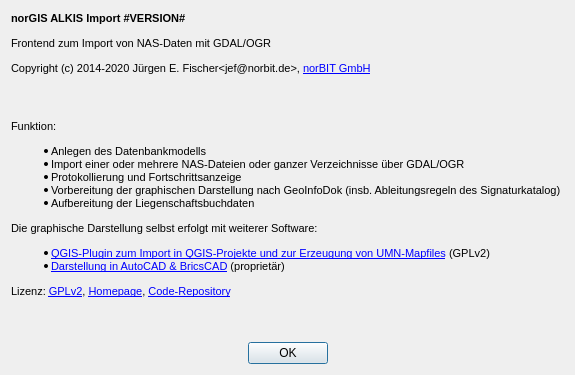
<?xml version="1.0" encoding="UTF-8"?>
<ui version="4.0">
 <class>Dialog</class>
 <widget class="QDialog" name="Dialog">
  <property name="geometry">
   <rect>
    <x>0</x>
    <y>0</y>
    <width>560</width>
    <height>375</height>
   </rect>
  </property>
  <property name="windowTitle">
   <string>norGIS ALKIS Import #VERSION#</string>
  </property>
  <layout class="QGridLayout" name="gridLayout">
   <item row="2" column="0" colspan="2">
    <widget class="QDialogButtonBox" name="buttonBox">
     <property name="orientation">
      <enum>Qt::Horizontal</enum>
     </property>
     <property name="standardButtons">
      <set>QDialogButtonBox::Ok</set>
     </property>
     <property name="centerButtons">
      <bool>true</bool>
     </property>
    </widget>
   </item>
   <item row="1" column="0" colspan="2">
    <widget class="QLabel" name="label_3">
     <property name="text">
      <string>&lt;!DOCTYPE HTML PUBLIC &quot;-//W3C//DTD HTML 4.0//EN&quot; &quot;http://www.w3.org/TR/REC-html40/strict.dtd&quot;&gt;
&lt;html&gt;&lt;head&gt;&lt;meta name=&quot;qrichtext&quot; content=&quot;1&quot; /&gt;&lt;style type=&quot;text/css&quot;&gt;
&lt;/style&gt;&lt;/head&gt;&lt;body style=&quot; font-family:'MS Shell Dlg 2'; font-size:8pt; font-weight:400; font-style:normal;&quot;&gt;
&lt;br&gt;
&lt;p&gt;Funktion:&lt;/p&gt;
&lt;ul &gt;
&lt;li &gt;Anlegen des Datenbankmodells &lt;/li&gt;
&lt;li&gt;Import einer oder mehrere NAS-Dateien oder ganzer Verzeichnisse über GDAL/OGR &lt;/li&gt;
&lt;li&gt;Protokollierung und Fortschrittsanzeige &lt;/li&gt;
&lt;li&gt;Vorbereitung der graphischen Darstellung nach GeoInfoDok (insb. Ableitungsregeln des Signaturkatalog) &lt;/li&gt;
&lt;li&gt;Aufbereitung der Liegenschaftsbuchdaten &lt;/li&gt;
&lt;/ul&gt;
&lt;p&gt;Die graphische Darstellung selbst erfolgt mit weiterer Software: &lt;/p&gt;
&lt;ul&gt;
&lt;li&gt;&lt;a href=&quot;http://www.norbit.de/75/&quot;&gt;QGIS-Plugin zum Import in QGIS-Projekte und zur Erzeugung von UMN-Mapfiles&lt;/span&gt;&lt;/a&gt; (GPLv2) &lt;/li&gt;
&lt;li&gt;&lt;a href=&quot;http://www.norbit.de/76/&quot;&gt;Darstellung in AutoCAD &amp;amp; BricsCAD&lt;/span&gt;&lt;/a&gt; (proprietär) &lt;/li&gt;&lt;/ul&gt;
&lt;p&gt;Lizenz: &lt;a href=&quot;http://www.gnu.org/licenses/old-licenses/gpl-2.0.en.html&quot;&gt;GPLv2&lt;/a&gt;, &lt;a href=&quot;http://www.norbit.de/68/&quot;&gt;Homepage&lt;/a&gt;, &lt;a href=&quot;https://github.com/norBIT/alkisimport&quot;&gt;Code-Repository&lt;/a&gt;&lt;/p&gt;
&lt;br&gt;
&lt;/body&gt;
&lt;/html&gt;</string>
     </property>
     <property name="openExternalLinks">
      <bool>true</bool>
     </property>
    </widget>
   </item>
   <item row="0" column="0">
    <widget class="QLabel" name="label_2">
     <property name="text">
      <string>&lt;!DOCTYPE HTML PUBLIC &quot;-//W3C//DTD HTML 4.0//EN&quot; &quot;http://www.w3.org/TR/REC-html40/strict.dtd&quot;&gt;
&lt;html&gt;&lt;head&gt;&lt;meta name=&quot;qrichtext&quot; content=&quot;1&quot; /&gt;&lt;style type=&quot;text/css&quot;&gt;
p, li { white-space: pre-wrap; }
&lt;/style&gt;&lt;/head&gt;&lt;body style=&quot; font-family:'MS Shell Dlg 2'; font-size:8pt; font-weight:400; font-style:normal;&quot;&gt;
&lt;p&gt;&lt;strong&gt;norGIS ALKIS Import #VERSION#&lt;strong&gt;&lt;/p&gt;
&lt;p&gt;Frontend zum Import von NAS-Daten mit GDAL/OGR&lt;/p&gt;
&lt;p&gt;Copyright (c) 2014-2020 Jürgen E. Fischer&amp;lt;jef@norbit.de&amp;gt;, &lt;a href=&quot;http://www.norbit.de/0/&quot;&gt;norBIT GmbH&lt;/a&gt;&lt;/p&gt;
&lt;/body&gt;&lt;/html&gt;</string>
     </property>
     <property name="scaledContents">
      <bool>false</bool>
     </property>
     <property name="openExternalLinks">
      <bool>true</bool>
     </property>
    </widget>
   </item>
   <item row="0" column="1">
    <widget class="QLabel" name="label">
     <property name="text">
      <string/>
     </property>
     <property name="pixmap">
      <pixmap>logo.svg</pixmap>
     </property>
     <property name="scaledContents">
      <bool>false</bool>
     </property>
     <property name="alignment">
      <set>Qt::AlignRight|Qt::AlignTop|Qt::AlignTrailing</set>
     </property>
    </widget>
   </item>
  </layout>
 </widget>
 <resources/>
 <connections>
  <connection>
   <sender>buttonBox</sender>
   <signal>accepted()</signal>
   <receiver>Dialog</receiver>
   <slot>accept()</slot>
   <hints>
    <hint type="sourcelabel">
     <x>248</x>
     <y>254</y>
    </hint>
    <hint type="destinationlabel">
     <x>157</x>
     <y>274</y>
    </hint>
   </hints>
  </connection>
  <connection>
   <sender>buttonBox</sender>
   <signal>rejected()</signal>
   <receiver>Dialog</receiver>
   <slot>reject()</slot>
   <hints>
    <hint type="sourcelabel">
     <x>316</x>
     <y>260</y>
    </hint>
    <hint type="destinationlabel">
     <x>286</x>
     <y>274</y>
    </hint>
   </hints>
  </connection>
 </connections>
</ui>
